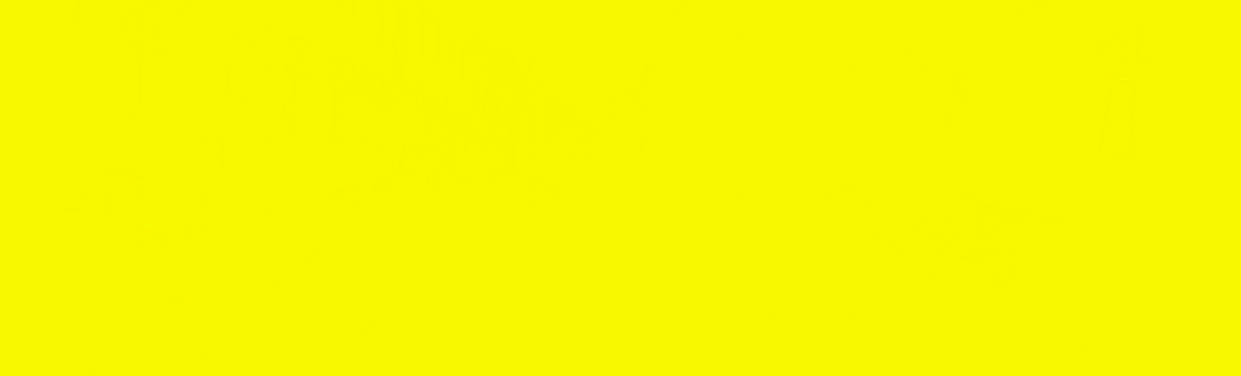
#> input picture week1/results_opticalflow_kitti/results/LKflow_000045_10.png, 1241 x 376 px; the run also reads 1 picture not shown here
$ jupyter execute task3.ipynb
#> lines starting #> are read from the running program, lines starting #| are printed output that depends on the picture; after the words box and inside, x2 and y2 are one past the last pixel; in counts of white or black regions, pixels touching at a corner belong together; long printed decimals are rounded
[cell 1]
import cv2
import numpy as np
from matplotlib import pyplot as plt

def read_flow(path):
    read_image = cv2.imread(path, -1)
#     print(read_image)
#     plt.imshow(read_image)
    flow_u = (read_image[:, :, 2] - 2. ** 15) / 64
    flow_v = (read_image[:, :, 1] - 2. ** 15) / 64
    flow_valid = read_image[:, :, 0]

    flow_final = np.transpose(np.array([flow_u, flow_v, flow_valid]), axes=[1, 2, 0])
#     plt.imshow(flow_valid)
    plt.figure(1)
    plt.imshow(flow_final)
    plt.savefig('results/Opflow_estimation.png')
    plt.show()

    return flow_final


def flow_error(flow_est,flow_gt):
    error_u = flow_gt[:, :, 0] - flow_est[:, :, 0]
    error_v = flow_gt[:, :, 1] - flow_est[:, :, 1]
    error_final = np.sqrt(error_u ** 2 + error_v ** 2)

    flow_gt_valid = flow_gt[:, :, 2]
    error_final[flow_gt_valid == 0] = 0

    return (error_final, flow_gt_valid)


def plot_Opflow_error(Opflow_error, Opflow_gt, bins = 20):
    valid_gt = Opflow_gt[:, :, 2]
    plt.figure()
    plt.hist(Opflow_error[valid_gt != 0], bins=bins, density=True)
    plt.title('Density of Optical Flow Error')
    plt.xlabel('Optical Flow error')
    plt.ylabel('The Percentage of Pixels')
    plt.savefig('results/Opflow_error_2.png')
    plt.show()


est_path = ["./results_opticalflow_kitti/results/LKflow_000045_10.png","./results_opticalflow_kitti/results/LKflow_000157_10.png"]  # '000157','000045'
gt_path = ["./data_stereo_flow/training/flow_noc/000045_10.png","./data_stereo_flow/training/flow_noc/000157_10.png"]


for (e,g) in zip(est_path,gt_path):
    # Read flow images
    flow_est = read_flow(e)
#> in read_flow, read_image is the input picture: shape (376, 1241, 3) uint16; mean B, G, R 1, 32767.7, 32766.8
#> in read_flow, `flow_u = (read_image[:, :, 2] - 2. ** 15) / 64`:
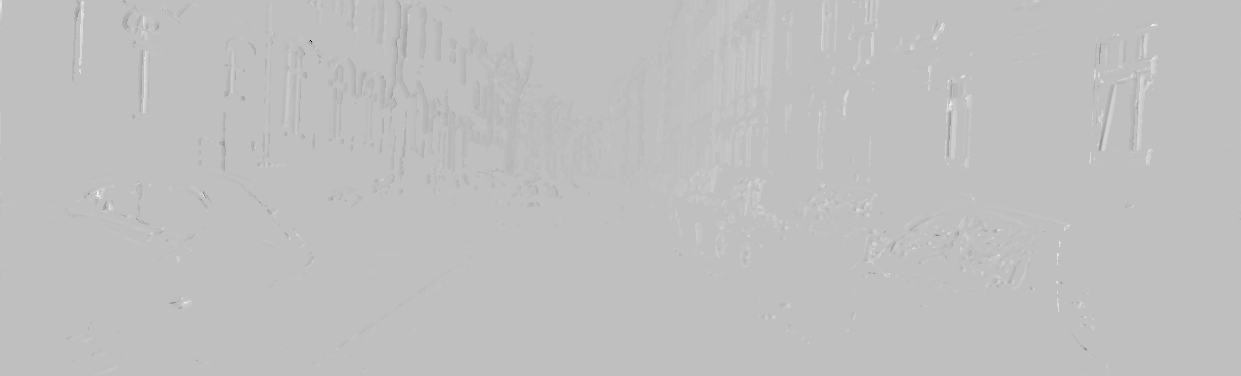
#> flow_u: shape (376, 1241) float64; min -25.23, max 8.3, mean -0.0188; drawn with min black and max white
#> in read_flow, `flow_v = (read_image[:, :, 1] - 2. ** 15) / 64`:
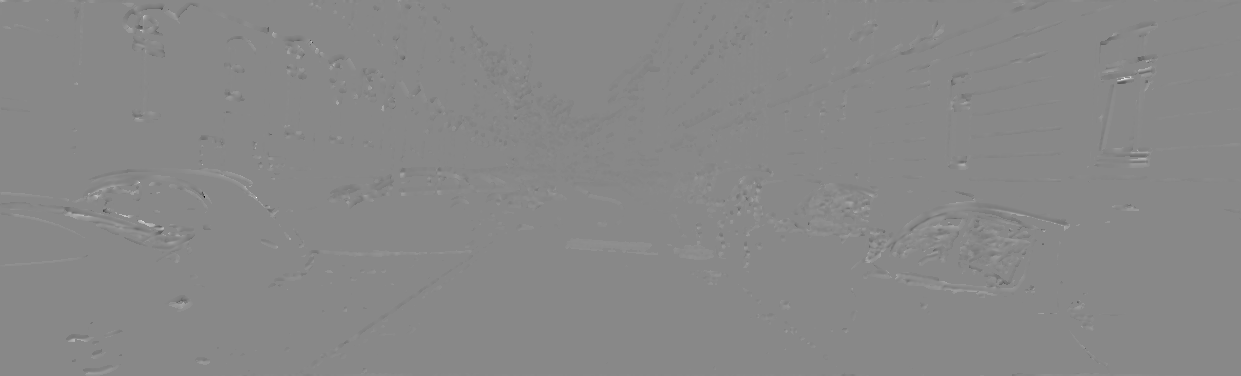
#> flow_v: shape (376, 1241) float64; min -16.02, max 13.89, mean -0.00509; drawn with min black and max white
#> in read_flow, `flow_valid = read_image[:, :, 0]`: flow_valid: shape (376, 1241) uint16; every value is 1
#> in read_flow, `flow_final = np.transpose(np.array([flow_u, flow_v, flow_valid]), axes..`:
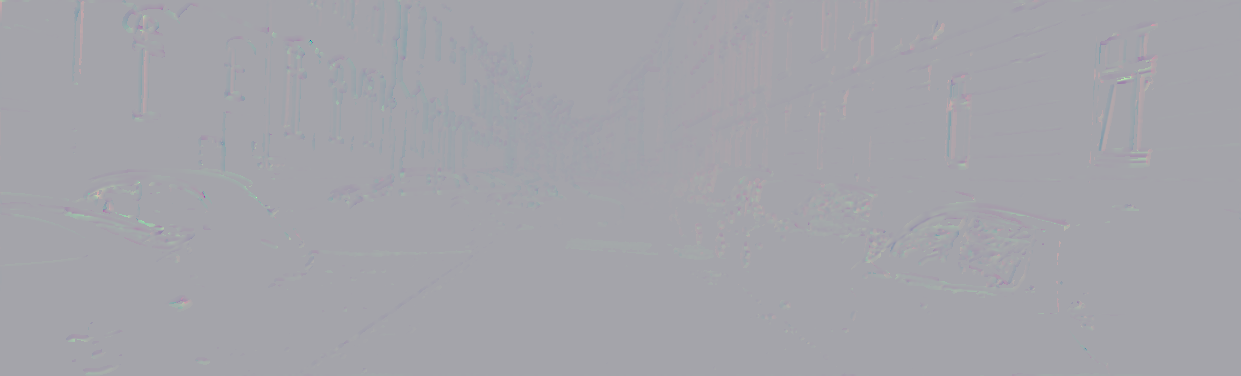
#> flow_final: shape (376, 1241, 3) float64; mean R, G, B -0.0188, -0.00509, 1; drawn with min black and max white
#> in read_flow, `plt.savefig('results/Opflow_estimation.png')`:
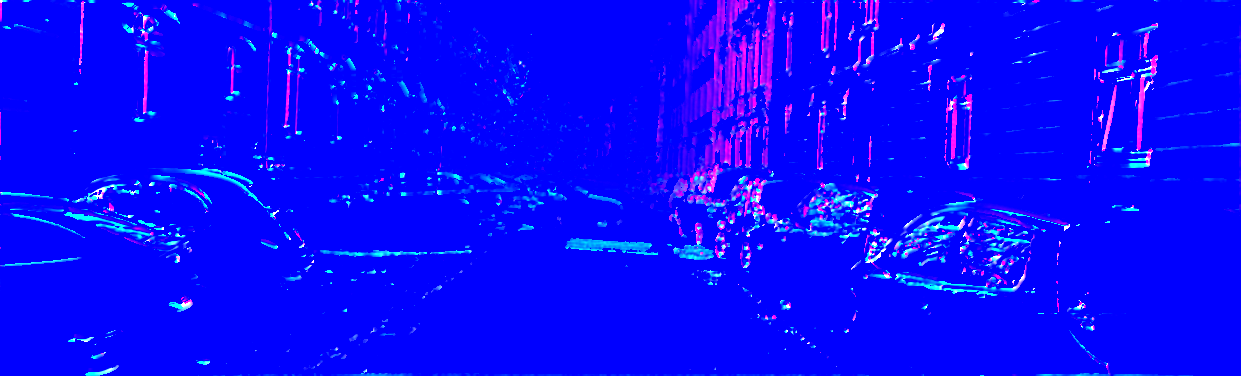
#> shown: shape (376, 1241, 3) float64; mean R, G, B 0.0332, 0.0322, 1
    flow_gt = read_flow(g)
#> in read_flow (call 2), `flow_v = (read_image[:, :, 1] - 2. ** 15) / 64`:
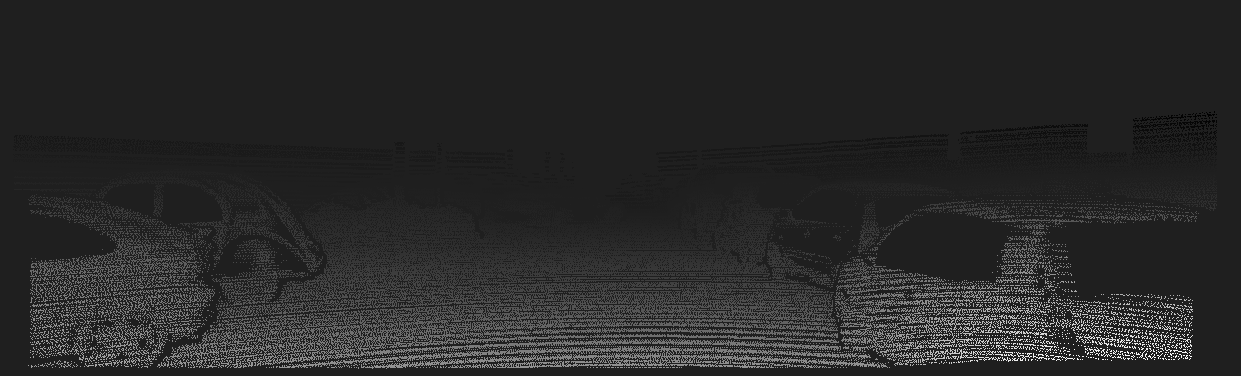
#> flow_v: shape (376, 1241) float64; min -2.3, max 16.11, mean 0.695; drawn with min black and max white
#> in read_flow (call 2), `flow_valid = read_image[:, :, 0]`:
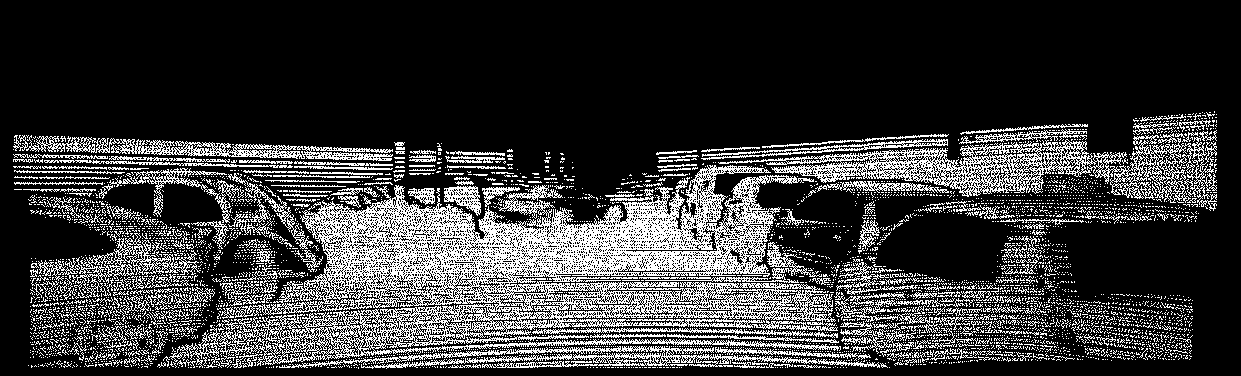
#> flow_valid: shape (376, 1241) uint16; values 0 (black) and 1 (white), 22.4% white in thin lines or dots, all inside (x1, y1, x2, y2) = (13, 111, 1217, 369)
#> in read_flow (call 2), `plt.savefig('results/Opflow_estimation.png')`:
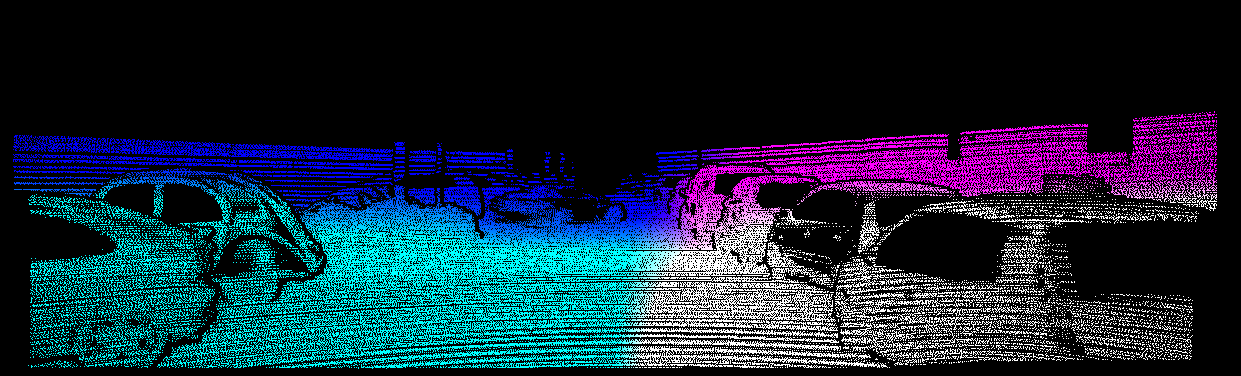
#> shown: shape (376, 1241, 3) float64; mean R, G, B 0.0929, 0.157, 0.224
#     print(flow_est)

    # Compute the error
    (error_final, flow_gt_valid) = flow_error(flow_est, flow_gt)
#> in flow_error, `error_v = flow_gt[:, :, 1] - flow_est[:, :, 1]`:
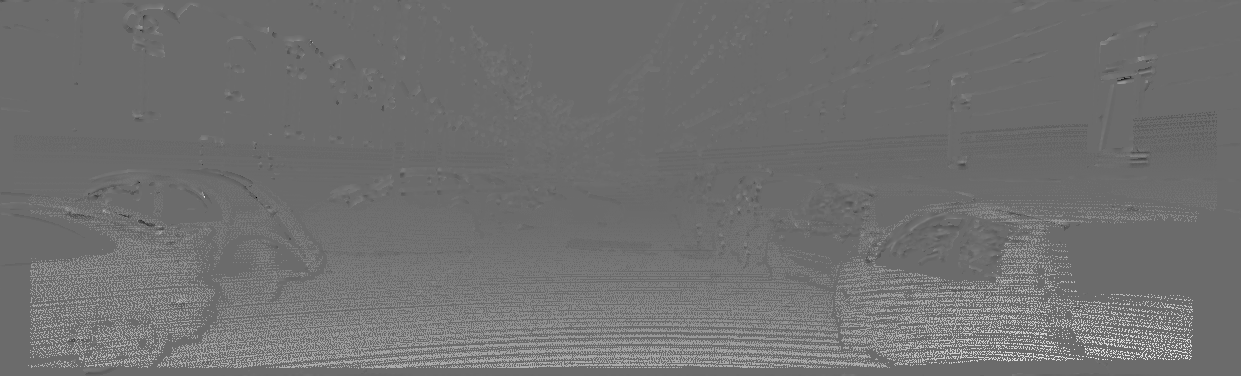
#> error_v: shape (376, 1241) float64; min -13.89, max 19.02, mean 0.7; drawn with min black and max white
#> in flow_error, `error_final = np.sqrt(error_u ** 2 + error_v ** 2)`:
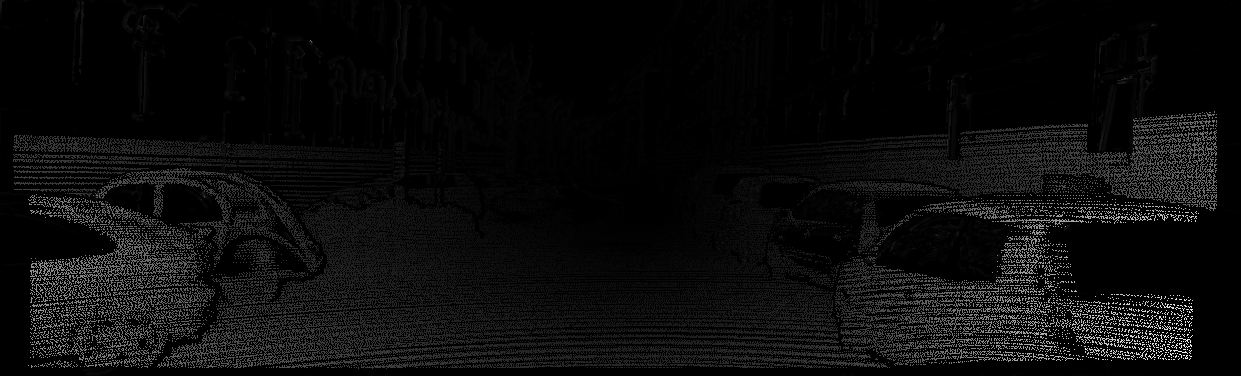
#> error_final: shape (376, 1241) float64; min 0, max 54.43, mean 2.5; drawn with min black and max white
#> in flow_error, `error_final[flow_gt_valid == 0] = 0`: error_final: shape (376, 1241) float64; 18.83% of pixels changed, all inside (x1, y1, x2, y2) = (0, 0, 1241, 376)

    msen = np.mean(error_final[flow_gt_valid != 0])
#> msen = 10.63
    print(msen)
#| 10.627
    pepn = (np.sum(error_final[flow_gt_valid != 0] > 3)/len(error_final[flow_gt_valid != 0]))
#> pepn = 0.786
    print(pepn)
#| 0.7856

# [9 lines of commented-out code are left out]
    plot_Opflow_error(error_final, flow_gt, bins=100)
#> in plot_Opflow_error, `plt.savefig('results/Opflow_error_2.png')`:
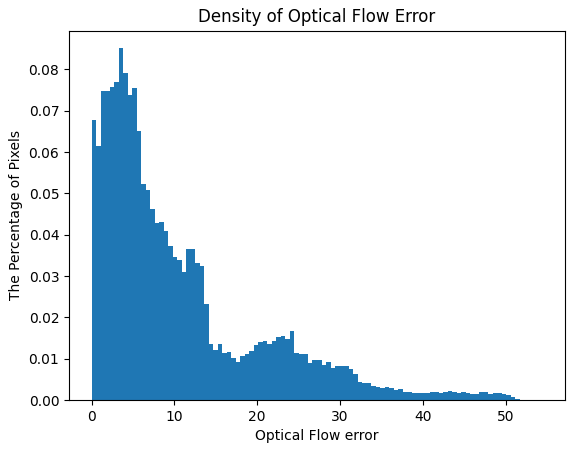
#> figure drawn by matplotlib, 1 panel; tallest bar 0.0851 high, from x = 3.27 to 3.81
#> pass 2 of the loop `for (e,g) in zip(est_path,gt_path):`:
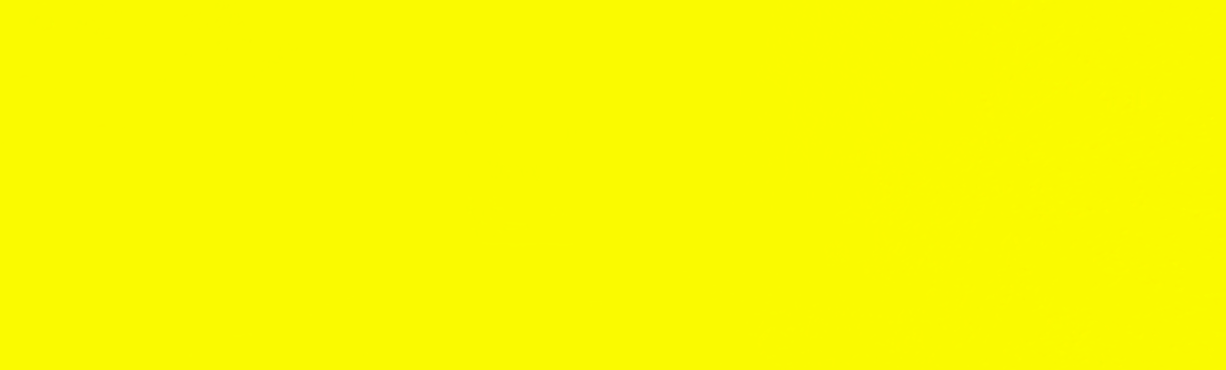
#> input picture week1/results_opticalflow_kitti/results/LKflow_000157_10.png, 1226 x 370 px
#> in read_flow, read_image is the input picture: shape (370, 1226, 3) uint16; mean B, G, R 1, 32770.1, 32772.2
#> flow_u: shape (370, 1226) float64
#> flow_v: shape (370, 1226) float64
#> flow_valid: shape (370, 1226) uint16; every value is 1
#> flow_final: shape (370, 1226, 3) float64
#> in read_flow (call 4), `flow_valid = read_image[:, :, 0]`:
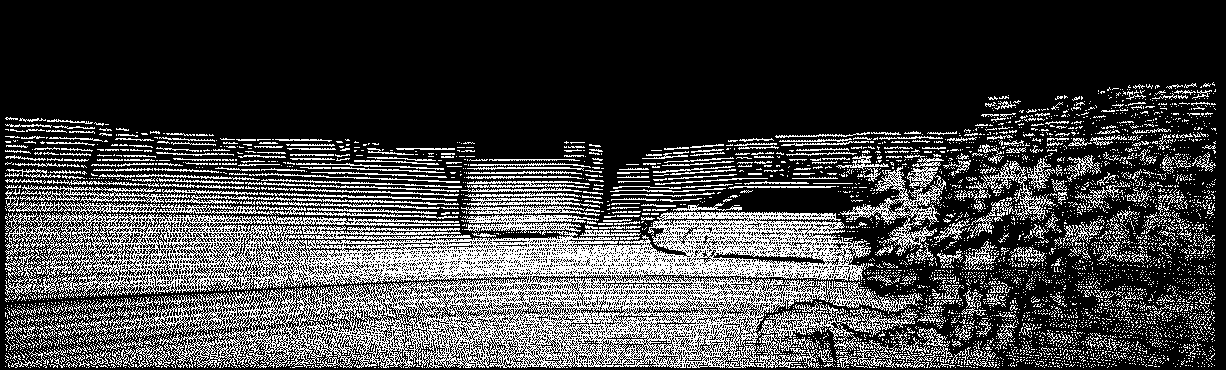
#> flow_valid: shape (370, 1226) uint16; values 0 (black) and 1 (white), 25.7% white in thin lines or dots, all inside (x1, y1, x2, y2) = (5, 82, 1217, 368)
#> error_u: shape (370, 1226) float64
#> error_v: shape (370, 1226) float64
#> msen = 2.75
#| 2.750
#> pepn = 0.34
#| 0.3405
#> in plot_Opflow_error (call 2), `plt.savefig('results/Opflow_error_2.png')`:
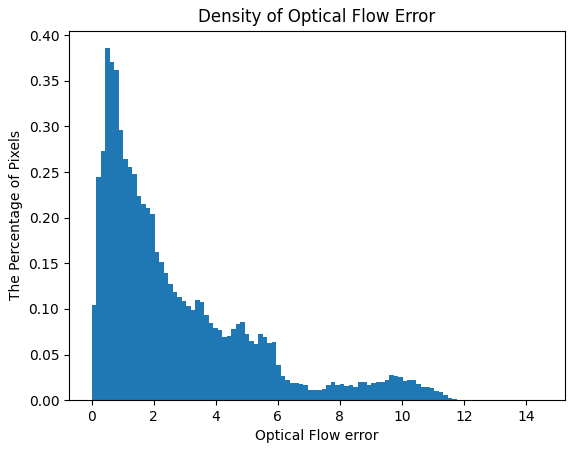
#> figure drawn by matplotlib, 1 panel; tallest bar 0.386 high, from x = 0.436 to 0.581
